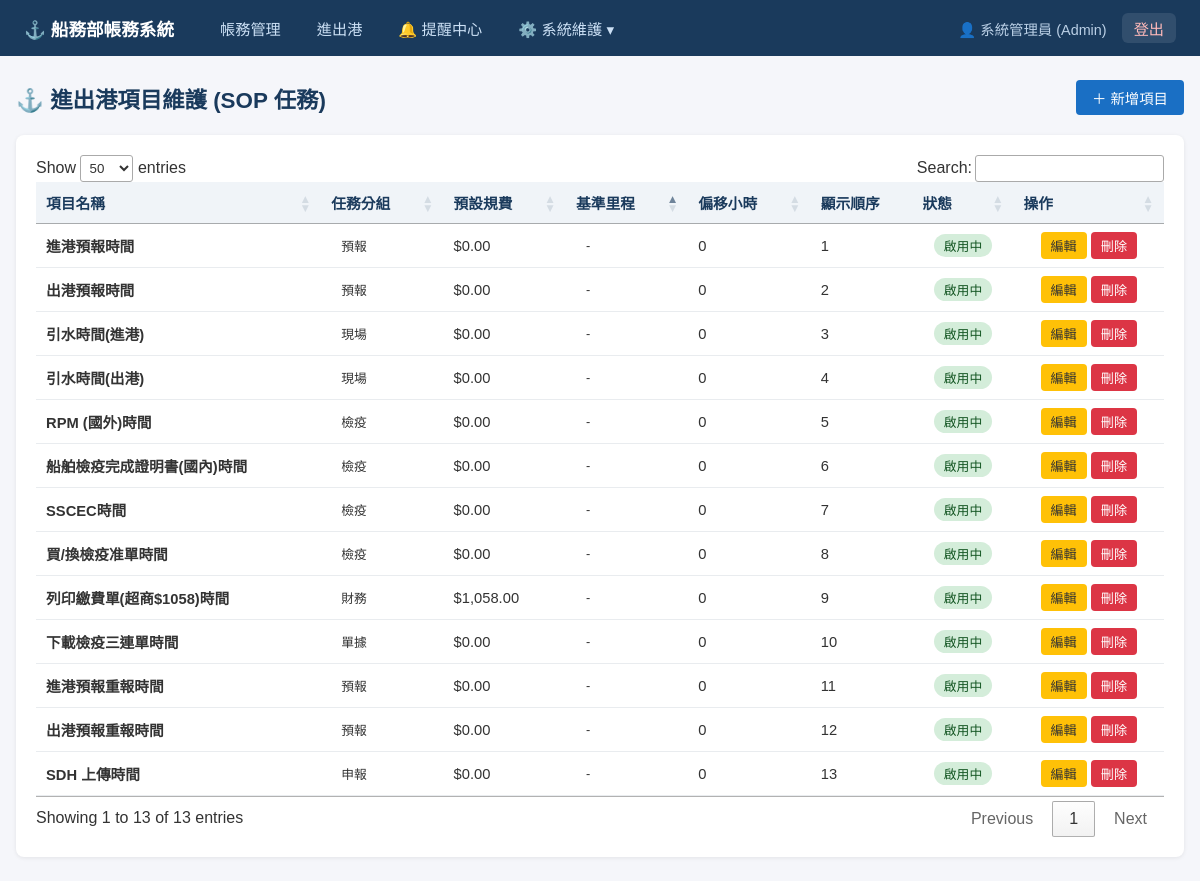
Page /task-categories (signed in) on the committed database.
### models.py (models this page shows)
class Employee(Base):
    __tablename__ = "employees"
    id = Column(Integer, primary_key=True, index=True)
    username = Column(String, unique=True, nullable=False, index=True)
    hashed_password = Column(String, nullable=False)
    full_name = Column(String)
    email = Column(String)
    department_id = Column(Integer, ForeignKey("departments.id"))
    role_id = Column(Integer, ForeignKey("roles.id"))
    is_active = Column(Integer, default=1) # 1: 啟用, 0: 停用
    created_at = Column(DateTime, default=func.now())
    updated_at = Column(DateTime, default=func.now(), onupdate=func.now())
    department = relationship("Department", back_populates="employees")
    role = relationship("Role", back_populates="employees")

class Role(Base):
    __tablename__ = "roles"
    id = Column(Integer, primary_key=True, index=True)
    name = Column(String, unique=True, nullable=False) # e.g., Admin, Accounting, Operator
    created_at = Column(DateTime, default=func.now())
    employees = relationship("Employee", back_populates="role")
    permissions = relationship("Permission", secondary=role_permissions, back_populates="roles")

class TaskCategory(Base):
    __tablename__ = "task_categories"
    id = Column(Integer, primary_key=True, index=True)
    name = Column(String, nullable=False)    # 任務名稱
    task_group = Column(String)             # 分組
    default_fee = Column(Numeric(18, 2), default=0) # 預設規費
    display_order = Column(Integer, default=0)
    is_active = Column(Integer, default=1)   # 1: 啟用, 0: 停用
    base_milestone = Column(String, nullable=True) # e.g., 'ETA', 'ETD'
    expected_offset_hours = Column(Integer, default=0) # 偏移小時 (正數代表之後，負數代表之前)
    created_at = Column(DateTime, default=func.now())
    updated_at = Column(DateTime, default=func.now(), onupdate=func.now())
    task_logs = relationship("VoyageTaskLog", back_populates="task_category")

### routers/task_categories.py (the view)
@router.get("", response_class=HTMLResponse)
def list_task_categories(request: Request, db: Session = Depends(get_db)):
    categories = db.query(models.TaskCategory).order_by(models.TaskCategory.display_order, models.TaskCategory.task_group).all()
    return templates.TemplateResponse("task_categories/list.html", {"request": request, "categories": categories})

### database.py (called while the page is built)
def get_db():
    db = SessionLocal()
    try:
        yield db
    finally:
        db.close()

### main.py (called while the page is built)
@app.middleware("http")
async def add_user_to_request(request: Request, call_next):
    token = request.cookies.get("access_token")
    request.state.user = None
    if token:
        try:
            payload = jwt.decode(token, SECRET_KEY, algorithms=[ALGORITHM])
            username: str = payload.get("sub")
            if username:
                db = SessionLocal()
                user = db.query(models.Employee).options(
                    joinedload(models.Employee.role),
                    joinedload(models.Employee.department)
                ).filter(models.Employee.username == username).first()
                if user and user.is_active:
                    request.state.user = user
                db.close()
        except (JWTError, Exception):
            pass
    response = await call_next(request)
    return response

### utils/auth.py (called while the page is built)
    async def __call__(self, request: Request) -> Optional[str]:
        authorization: str = request.headers.get("Authorization")
        if authorization:
            scheme, param = authorization.split()
            if scheme.lower() == "bearer":
                return param
        token = request.cookies.get("access_token")
        if token:
            return token
        return None

### utils/templates.py (called while the page is built)
def inject_user(request: Request):
    return {"current_user": getattr(request.state, "user", None)}

### templates/task_categories/list.html (shortened to what this page needs)
{% extends "base.html" %}
{% block content %}
<div class="page-header">
    <h1>⚓ 進出港項目維護 (SOP 任務)</h1>
    <button class="btn btn-primary" onclick="openModal('addModal')">＋ 新增項目</button>
</div>
<div class="card">
    <table id="categoryTable">
        <thead>
            <tr>
                <th>項目名稱</th>
                <th>任務分組</th>
                <th>預設規費</th>
                <th>基準里程</th>
                <th>偏移小時</th>
                <th>顯示順序</th>
                <th class="text-center">狀態</th>
                <th class="text-center">操作</th>
            </tr>
        </thead>
        <tbody id="categoryTableBody">
            {% for cat in categories %}
            <tr id="category-row-{{ cat.id }}">
                <td><strong>{{ cat.name }}</strong></td>
                <td><span class="badge badge-info">{{ cat.task_group or '-' }}</span></td>
                <td>{{ "${:,.2f}".format(cat.default_fee) }}</td>
                <td><span class="badge badge-secondary">{{ cat.base_milestone or '-' }}</span></td>
                <td>{{ cat.expected_offset_hours or 0 }}</td>
                <td>{{ cat.display_order }}</td>
                <td class="text-center">
                    {% if cat.is_active %}
                    <span class="badge badge-done">啟用中</span>
                    {% else %}
                    <span class="badge badge-draft">停用</span>
                    {% endif %}
                </td>
                <td class="text-center">
                    <button class="btn btn-warning btn-sm btn-edit-cat"
                        data-id="{{ cat.id }}"
                        data-name="{{ cat.name }}"
                        data-group="{{ cat.task_group or '' }}"
                        data-fee="{{ cat.default_fee }}"
                        data-order="{{ cat.display_order }}"
                        data-milestone="{{ cat.base_milestone or '' }}"
                        data-offset="{{ cat.expected_offset_hours or 0 }}"
                        data-active="{{ cat.is_active }}">編輯</button>
                    <button class="btn btn-danger btn-sm btn-delete-cat"
                        data-id="{{ cat.id }}"
                        data-name="{{ cat.name }}">刪除</button>
                </td>
            </tr>
            {% else %}
            <tr id="emptyRow"><td colspan="6" class="text-center" style="color:#999;padding:24px;">尚無項目資料</td></tr>
            {% endfor %}
        </tbody>
    </table>
</div>
{% endblock %}

### templates/base.html (shortened to what this page needs)
<!DOCTYPE html>
<html lang="zh-TW">
<head>
    <link rel="stylesheet" href="/static/style.css">
    <link rel="stylesheet" href="https://cdn.datatables.net/1.13.7/css/jquery.dataTables.min.css">
</head>
<body>
    <nav class="navbar">
        <div class="nav-brand">⚓ 船務部帳務系統</div>
        <ul class="nav-links">
            {% if current_user %}
            <li><a href="/invoices">帳務管理</a></li>
            <li><a href="/voyage-tasks">進出港</a></li>
            <li><a href="/reminders" id="nav-reminders">🔔 <span id="unread-count" class="badge-count" style="display: none;">0</span> 提醒中心</a></li>
            <li class="dropdown">
                <a href="javascript:void(0)" class="dropbtn">⚙️ 系統維護 ▾</a>
            </li>
            <li class="user-info">
                <span class="user-name">👤 {{ current_user.full_name }} ({{ current_user.role.name if current_user.role else '員工' }})</span>
                <a href="/auth/logout" class="logout-link">登出</a>
            </li>
            {% else %}
            <li><a href="/login">登入</a></li>
            {% endif %}
        </ul>
    </nav>
    <div class="container">
        {% block content %}{% endblock %}
    </div>
</body>
</html>

### static/style.css (style rules this page uses)
* { box-sizing: border-box; margin: 0; padding: 0; }
body { font-family: "Microsoft JhengHei", "Noto Sans TC", sans-serif; background: #f5f6fa; color: #333; }
.navbar { background: #1a3a5c; color: white; padding: 0 24px; display: flex; align-items: center; height: 56px; gap: 32px; }
.nav-brand { font-size: 1.1rem; font-weight: bold; white-space: nowrap; }
.nav-links { list-style: none; display: flex; gap: 8px; }
.nav-links a { color: #cce0f5; text-decoration: none; padding: 6px 14px; border-radius: 4px; font-size: 0.95rem; transition: background 0.2s; }
.nav-links { align-items: center; width: 100%; }
.user-info { margin-left: auto; display: flex; align-items: center; gap: 15px; font-size: 0.9rem; color: #cce0f5; padding-left: 20px; }
.user-name { display: flex; align-items: center; gap: 6px; opacity: 0.9; }
.logout-link { background: rgba(255, 255, 255, 0.1) !important; color: #ffbaba !important; padding: 4px 12px !important; border-radius: 6px !important; font-weight: 500; }
.dropdown { position: relative; display: inline-block; }
.dropbtn { cursor: pointer; }
.container { max-width: 1200px; margin: 24px auto; padding: 0 16px; }
.page-header { display: flex; justify-content: space-between; align-items: center; margin-bottom: 20px; }
.page-header h1 { font-size: 1.4rem; color: #1a3a5c; }
.btn { display: inline-block; padding: 7px 16px; border-radius: 4px; border: none; cursor: pointer; font-size: 0.9rem; text-decoration: none; transition: opacity 0.2s; }
.btn-primary { background: #1a6fc4; color: white; }
.btn-danger { background: #dc3545; color: white; }
.btn-warning { background: #ffc107; color: #333; }
.btn-sm { padding: 4px 10px; font-size: 0.82rem; }
.card { background: white; border-radius: 8px; box-shadow: 0 1px 4px rgba(0,0,0,0.08); padding: 20px; margin-bottom: 20px; }
table { width: 100%; border-collapse: collapse; }
th, td { padding: 10px 12px; text-align: left; border-bottom: 1px solid #e9ecef; font-size: 0.92rem; }
th { background: #f0f4f8; color: #1a3a5c; font-weight: 600; }
.text-center { text-align: center; }
.badge { display: inline-block; padding: 2px 10px; border-radius: 12px; font-size: 0.8rem; font-weight: 500; }
.badge-done { background: #d4edda; color: #155724; }

### rows in the picture
Employee: full_name "系統管理員"
Role: role "Admin"
TaskCategory: name "進港預報時間", task_group "預報", default_fee "$0.00", base_milestone "-", expected_offset_hours "0", display_order "1", is_active "啟用中"
TaskCategory: name "出港預報時間", task_group "預報", default_fee "$0.00", base_milestone "-", expected_offset_hours "0", display_order "2", is_active "啟用中"
TaskCategory: name "引水時間(進港)", task_group "現場", default_fee "$0.00", base_milestone "-", expected_offset_hours "0", display_order "3", is_active "啟用中"
TaskCategory: name "引水時間(出港)", task_group "現場", default_fee "$0.00", base_milestone "-", expected_offset_hours "0", display_order "4", is_active "啟用中"
TaskCategory: name "RPM (國外)時間", task_group "檢疫", default_fee "$0.00", base_milestone "-", expected_offset_hours "0", display_order "5", is_active "啟用中"
TaskCategory: name "船舶檢疫完成證明書(國內)時間", task_group "檢疫", default_fee "$0.00", base_milestone "-", expected_offset_hours "0", display_order "6", is_active "啟用中"
TaskCategory: name "SSCEC時間", task_group "檢疫", default_fee "$0.00", base_milestone "-", expected_offset_hours "0", display_order "7", is_active "啟用中"
TaskCategory: name "買/換檢疫准單時間", task_group "檢疫", default_fee "$0.00", base_milestone "-", expected_offset_hours "0", display_order "8", is_active "啟用中"
TaskCategory: name "列印繳費單(超商$1058)時間", task_group "財務", default_fee "$1,058.00", base_milestone "-", expected_offset_hours "0", display_order "9", is_active "啟用中"
TaskCategory: name "下載檢疫三連單時間", task_group "單據", default_fee "$0.00", base_milestone "-", expected_offset_hours "0", display_order "10", is_active "啟用中"
TaskCategory: name "進港預報重報時間", task_group "預報", default_fee "$0.00", base_milestone "-", expected_offset_hours "0", display_order "11", is_active "啟用中"
TaskCategory: name "出港預報重報時間", task_group "預報", default_fee "$0.00", base_milestone "-", expected_offset_hours "0", display_order "12", is_active "啟用中"
TaskCategory: name "SDH 上傳時間", task_group "申報", default_fee "$0.00", base_milestone "-", expected_offset_hours "0", display_order "13", is_active "啟用中"
